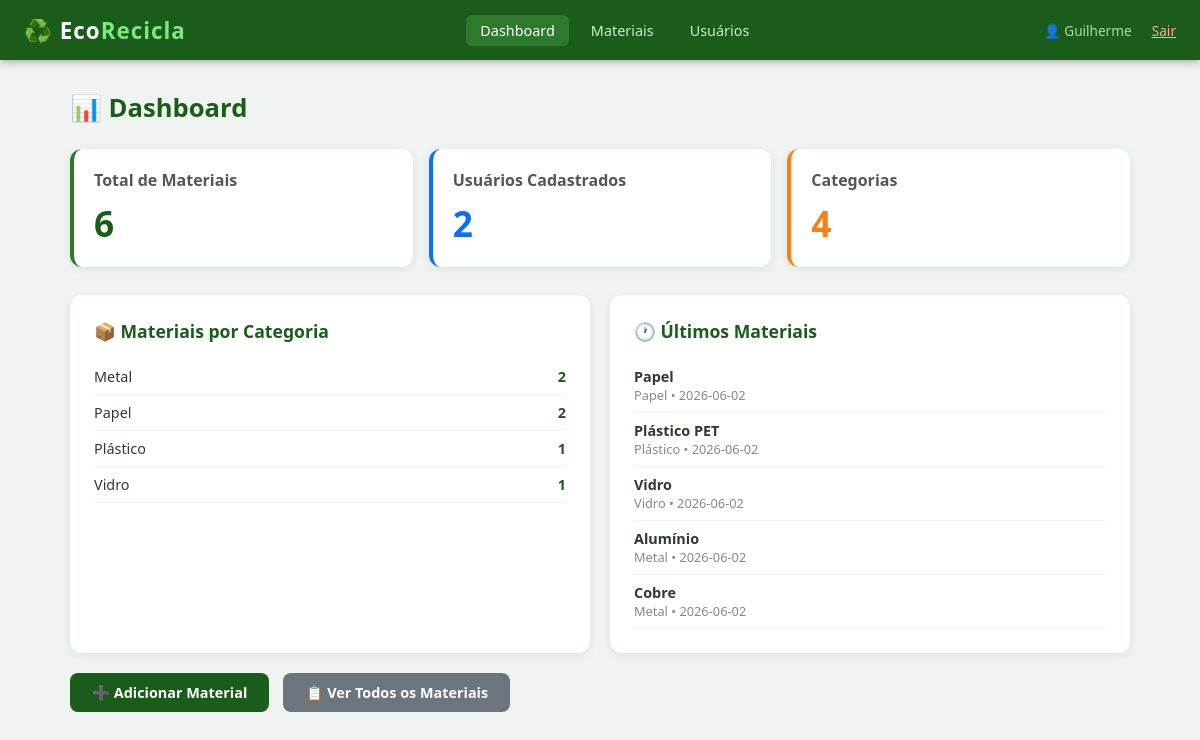
/dashboard (signed in), run on the app's committed database.
### tables this page shows
CREATE TABLE materiais (
            id INTEGER PRIMARY KEY AUTOINCREMENT,
            nome TEXT NOT NULL,
            categoria TEXT NOT NULL,
            descricao TEXT,
            instrucoes TEXT,
            ativo INTEGER DEFAULT 1,
            criado_em TIMESTAMP DEFAULT CURRENT_TIMESTAMP
        );

### app.py (the view)
@app.route('/dashboard')
def dashboard():
    if 'usuario_id' not in session:
        return redirect(url_for('login'))
    conn = get_db()
    total_materiais = conn.execute('SELECT COUNT(*) FROM materiais WHERE ativo=1').fetchone()[0]
    total_usuarios = conn.execute('SELECT COUNT(*) FROM usuarios').fetchone()[0]
    categorias = conn.execute(
        'SELECT categoria, COUNT(*) as qtd FROM materiais WHERE ativo=1 GROUP BY categoria'
    ).fetchall()
    recentes = conn.execute(
        'SELECT * FROM materiais WHERE ativo=1 ORDER BY criado_em DESC LIMIT 5'
    ).fetchall()
    conn.close()
    return render_template('dashboard.html',
                           total_materiais=total_materiais,
                           total_usuarios=total_usuarios,
                           categorias=categorias,
                           recentes=recentes)

### app.py (called while the page is built)
def get_db():
    conn = sqlite3.connect(DB_PATH)
    conn.row_factory = sqlite3.Row
    return conn

### templates/dashboard.html (shortened to what this page needs)
{% extends 'base.html' %}
{% block content %}
<div class="container">
    <h1 class="page-title">📊 Dashboard</h1>
    <div class="stats-grid">
        <div class="stat-card">
            <div class="card-title">Total de Materiais</div>
            <div class="card-value">{{ total_materiais }}</div>
        </div>
        <div class="stat-card" style="border-color:#0d6efd;">
            <div class="card-title">Usuários Cadastrados</div>
            <div class="card-value" style="color:#0d6efd;">{{ total_usuarios }}</div>
        </div>
        <div class="stat-card" style="border-color:#fd7e14;">
            <div class="card-title">Categorias</div>
            <div class="card-value" style="color:#fd7e14;">{{ categorias|length }}</div>
        </div>
    </div>
    <div style="display:grid; grid-template-columns:1fr 1fr; gap:20px; flex-wrap:wrap;">
        <div class="card">
            <h2 style="font-size:1.1rem; color:#1a5c1a; margin-bottom:16px;">📦 Materiais por Categoria</h2>
            {% if categorias %}
                {% for cat in categorias %}
                <div style="display:flex; justify-content:space-between; padding:8px 0; border-bottom:1px solid #eef3ee; font-size:.9rem;">
                    <span>{{ cat.categoria }}</span>
                    <strong style="color:#1a5c1a;">{{ cat.qtd }}</strong>
                </div>
                {% endfor %}
            {% else %}
                <p style="color:#888; font-size:.9rem;">Nenhum material cadastrado.</p>
            {% endif %}
        </div>
        <div class="card">
            <h2 style="font-size:1.1rem; color:#1a5c1a; margin-bottom:16px;">🕐 Últimos Materiais</h2>
            {% if recentes %}
                {% for m in recentes %}
                <div style="padding:8px 0; border-bottom:1px solid #eef3ee;">
                    <div style="font-weight:600; font-size:.9rem;">{{ m.nome }}</div>
                    <div style="font-size:.8rem; color:#888;">{{ m.categoria }} • {{ m.criado_em[:10] }}</div>
                </div>
                {% endfor %}
            {% else %}
                <p style="color:#888; font-size:.9rem;">Nenhum material ainda.</p>
            {% endif %}
        </div>
    </div>
    <div style="margin-top:20px;">
        <a href="{{ url_for('novo_material') }}" class="btn btn-primary">➕ Adicionar Material</a>
        <a href="{{ url_for('materiais') }}" class="btn btn-secondary" style="margin-left:10px;">📋 Ver Todos os Materiais</a>
    </div>
</div>
{% endblock %}

### templates/base.html (shortened to what this page needs)
<!DOCTYPE html>
<html lang="pt-br">
<head>
</head>
<body>
{% if session.usuario_id %}
<nav>
    <div class="brand">♻️ Eco<span>Recicla</span></div>
    <ul>
        <li><a href="{{ url_for('dashboard') }}" {% if request.endpoint=='dashboard' %}class="active"{% endif %}>Dashboard</a></li>
        <li><a href="{{ url_for('materiais') }}" {% if request.endpoint in ['materiais','novo_material','editar_material'] %}class="active"{% endif %}>Materiais</a></li>
        <li><a href="{{ url_for('usuarios') }}" {% if request.endpoint=='usuarios' %}class="active"{% endif %}>Usuários</a></li>
    </ul>
    <div>
        <span class="user-info">👤 {{ session.usuario_nome }}</span>
        <a href="{{ url_for('logout') }}" style="color:#ffaaaa; font-size:.85rem; margin-left:16px;">Sair</a>
    </div>
</nav>
{% endif %}
{% block content %}{% endblock %}
</body>
</html>

### templates/base.html (style rules this page uses)
* { margin: 0; padding: 0; box-sizing: border-box; }
body { font-family: 'Segoe UI', sans-serif; background: #f0f4f0; color: #2d3a2d; min-height: 100vh; }
nav { background: #1a5c1a; color: white; padding: 0 24px; display: flex; align-items: center; justify-content: space-between; height: 60px; box-shadow: 0 2px 8px rgba(0,0,0,.3); }
nav .brand { font-size: 1.4rem; font-weight: 700; letter-spacing: 1px; }
nav .brand span { color: #7ee87e; }
nav ul { list-style: none; display: flex; gap: 8px; }
nav ul a { color: #c8f0c8; text-decoration: none; padding: 6px 14px; border-radius: 6px; font-size: .9rem; transition: background .2s; }
nav ul a:hover, nav ul a.active { background: #2d7a2d; color: white; }
nav .user-info { font-size: .85rem; color: #a8dca8; }
.container { max-width: 1100px; margin: 30px auto; padding: 0 20px; }
.page-title { font-size: 1.6rem; color: #1a5c1a; margin-bottom: 24px; font-weight: 700; }
.card { background: white; border-radius: 12px; padding: 24px; box-shadow: 0 2px 10px rgba(0,0,0,.08); }
.card-title { font-size: 1rem; font-weight: 600; color: #555; margin-bottom: 8px; }
.card-value { font-size: 2.2rem; font-weight: 700; color: #1a5c1a; }
.stats-grid { display: grid; grid-template-columns: repeat(auto-fit, minmax(180px, 1fr)); gap: 16px; margin-bottom: 28px; }
.stat-card { background: white; border-radius: 12px; padding: 20px; box-shadow: 0 2px 10px rgba(0,0,0,.08); border-left: 4px solid #2d7a2d; }
.btn { padding: 10px 22px; border: none; border-radius: 8px; font-size: .9rem; font-weight: 600; cursor: pointer; text-decoration: none; display: inline-block; transition: all .2s; }
.btn-primary { background: #1a5c1a; color: white; }
.btn-secondary { background: #6c757d; color: white; }

### data on the page
materiais: categoria "Plástico", qtd "1", nome "Plástico PET", criado_em "2026-06-02"
materiais: categoria "Vidro", qtd "1", nome "Vidro", criado_em "2026-06-02"
materiais: nome "Papel", categoria "Papel", criado_em "2026-06-02"
materiais: nome "Alumínio", categoria "Metal", criado_em "2026-06-02"
materiais: nome "Cobre", categoria "Metal", criado_em "2026-06-02"

### other printed values
{{ session.usuario_nome }} "Guilherme"
{{ total_materiais }} "6"
{{ total_usuarios }} "2"
{{ categorias|length }} "4"
{{ cat.categoria }} "Metal" "Papel"
{{ cat.qtd }} "2" "2"
